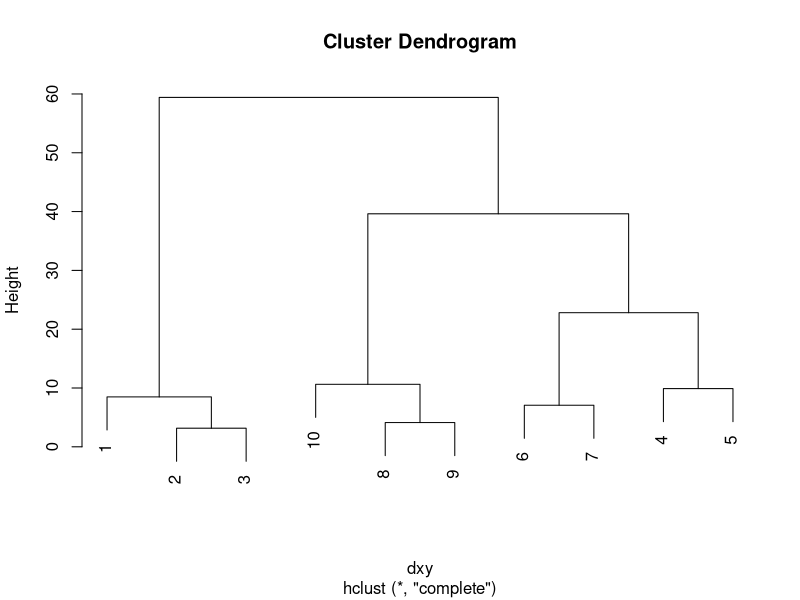
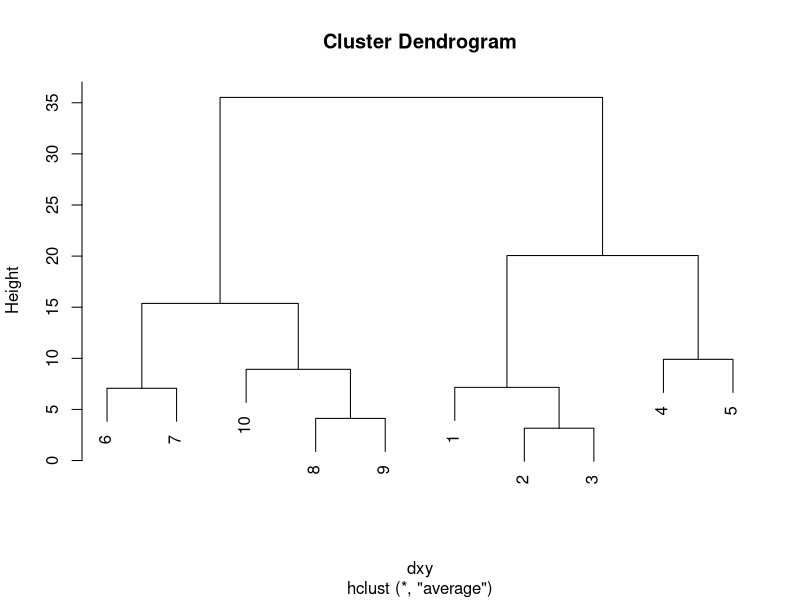

Write R code to recreate these figures, in order.
# 5.1
rm(list=ls())

# Create two vectors x and y
x<-c(7,10,13,21,28,28,35,43,44,50)
y<-c(57,62,63,71,78,88,89,90,94,98)

# Combine x and y
xy<-cbind(x,y)

# Compute euclidean and return the distance matrix
dxy<-dist(xy)

# Hierarchical clustering
hxy<-hclust(dxy)

# Plot the cluster
plot(hxy)

# Hierarchical clustering using average linkage method
hxy<-hclust(dxy,method="average")

# Plot the cluster
plot(hxy)

rm(list=ls())